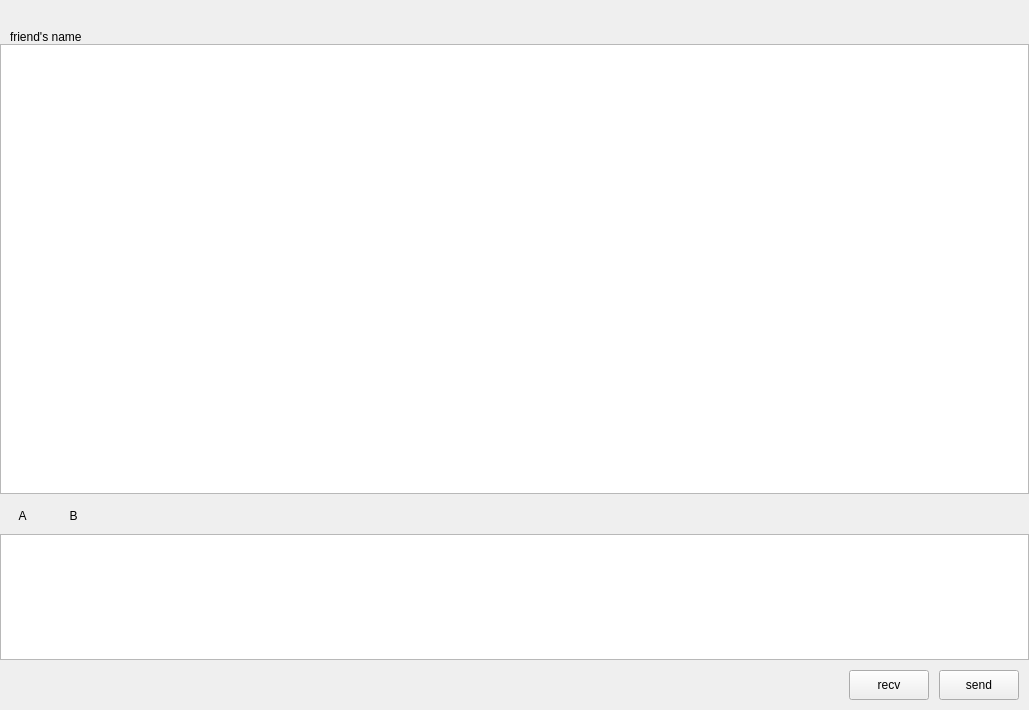
<?xml version="1.0" encoding="UTF-8"?>
<ui version="4.0">
 <class>ChattingStackPage</class>
 <widget class="QWidget" name="ChattingStackPage">
  <property name="geometry">
   <rect>
    <x>0</x>
    <y>0</y>
    <width>1029</width>
    <height>710</height>
   </rect>
  </property>
  <property name="windowTitle">
   <string>Form</string>
  </property>
  <layout class="QVBoxLayout" name="verticalLayout">
   <property name="spacing">
    <number>0</number>
   </property>
   <property name="leftMargin">
    <number>0</number>
   </property>
   <property name="topMargin">
    <number>10</number>
   </property>
   <property name="rightMargin">
    <number>0</number>
   </property>
   <property name="bottomMargin">
    <number>0</number>
   </property>
   <item>
    <widget class="QWidget" name="user_interface" native="true">
     <property name="minimumSize">
      <size>
       <width>250</width>
       <height>700</height>
      </size>
     </property>
     <property name="maximumSize">
      <size>
       <width>16777215</width>
       <height>700</height>
      </size>
     </property>
     <layout class="QVBoxLayout" name="verticalLayout_3">
      <property name="spacing">
       <number>0</number>
      </property>
      <property name="leftMargin">
       <number>0</number>
      </property>
      <property name="topMargin">
       <number>10</number>
      </property>
      <property name="rightMargin">
       <number>0</number>
      </property>
      <property name="bottomMargin">
       <number>0</number>
      </property>
      <item>
       <widget class="QWidget" name="friends_identity" native="true">
        <layout class="QVBoxLayout" name="verticalLayout_4">
         <property name="spacing">
          <number>0</number>
         </property>
         <property name="leftMargin">
          <number>0</number>
         </property>
         <property name="topMargin">
          <number>0</number>
         </property>
         <property name="rightMargin">
          <number>0</number>
         </property>
         <property name="bottomMargin">
          <number>0</number>
         </property>
         <item>
          <widget class="QWidget" name="friend_info" native="true">
           <layout class="QHBoxLayout" name="horizontalLayout_3">
            <property name="spacing">
             <number>0</number>
            </property>
            <property name="leftMargin">
             <number>10</number>
            </property>
            <property name="topMargin">
             <number>10</number>
            </property>
            <property name="rightMargin">
             <number>0</number>
            </property>
            <property name="bottomMargin">
             <number>0</number>
            </property>
            <item>
             <widget class="QLabel" name="friend_name">
              <property name="text">
               <string>friend's name</string>
              </property>
             </widget>
            </item>
           </layout>
          </widget>
         </item>
         <item>
          <widget class="QWidget" name="chatting_msg" native="true">
           <property name="minimumSize">
            <size>
             <width>0</width>
             <height>450</height>
            </size>
           </property>
           <property name="maximumSize">
            <size>
             <width>16777215</width>
             <height>450</height>
            </size>
           </property>
           <layout class="QVBoxLayout" name="verticalLayout_2">
            <property name="spacing">
             <number>0</number>
            </property>
            <property name="leftMargin">
             <number>0</number>
            </property>
            <property name="topMargin">
             <number>0</number>
            </property>
            <property name="rightMargin">
             <number>0</number>
            </property>
            <property name="bottomMargin">
             <number>0</number>
            </property>
            <item>
             <widget class="ChattingRecordView" name="chatting_record"/>
            </item>
           </layout>
          </widget>
         </item>
        </layout>
       </widget>
      </item>
      <item>
       <widget class="QWidget" name="tools" native="true">
        <property name="maximumSize">
         <size>
          <width>16777215</width>
          <height>40</height>
         </size>
        </property>
        <layout class="QHBoxLayout" name="horizontalLayout_5">
         <property name="leftMargin">
          <number>5</number>
         </property>
         <property name="topMargin">
          <number>4</number>
         </property>
         <item>
          <widget class="ClickableQLabel" name="emo_label">
           <property name="minimumSize">
            <size>
             <width>35</width>
             <height>35</height>
            </size>
           </property>
           <property name="maximumSize">
            <size>
             <width>35</width>
             <height>35</height>
            </size>
           </property>
           <property name="text">
            <string>A</string>
           </property>
           <property name="alignment">
            <set>Qt::AlignmentFlag::AlignCenter</set>
           </property>
          </widget>
         </item>
         <item>
          <spacer name="horizontalSpacer_5">
           <property name="orientation">
            <enum>Qt::Orientation::Horizontal</enum>
           </property>
           <property name="sizeType">
            <enum>QSizePolicy::Policy::Fixed</enum>
           </property>
           <property name="sizeHint" stdset="0">
            <size>
             <width>10</width>
             <height>20</height>
            </size>
           </property>
          </spacer>
         </item>
         <item>
          <widget class="ClickableQLabel" name="file_label">
           <property name="minimumSize">
            <size>
             <width>35</width>
             <height>35</height>
            </size>
           </property>
           <property name="maximumSize">
            <size>
             <width>35</width>
             <height>35</height>
            </size>
           </property>
           <property name="text">
            <string>B</string>
           </property>
           <property name="alignment">
            <set>Qt::AlignmentFlag::AlignCenter</set>
           </property>
          </widget>
         </item>
         <item>
          <spacer name="horizontalSpacer_4">
           <property name="orientation">
            <enum>Qt::Orientation::Horizontal</enum>
           </property>
           <property name="sizeHint" stdset="0">
            <size>
             <width>40</width>
             <height>20</height>
            </size>
           </property>
          </spacer>
         </item>
        </layout>
       </widget>
      </item>
      <item>
       <widget class="QWidget" name="chatting_input" native="true">
        <layout class="QVBoxLayout" name="verticalLayout_5">
         <property name="spacing">
          <number>0</number>
         </property>
         <property name="leftMargin">
          <number>0</number>
         </property>
         <property name="topMargin">
          <number>0</number>
         </property>
         <property name="rightMargin">
          <number>0</number>
         </property>
         <property name="bottomMargin">
          <number>0</number>
         </property>
         <item>
          <widget class="QTextEdit" name="textEdit"/>
         </item>
        </layout>
       </widget>
      </item>
      <item>
       <widget class="QWidget" name="chatting_control" native="true">
        <property name="minimumSize">
         <size>
          <width>0</width>
          <height>50</height>
         </size>
        </property>
        <property name="maximumSize">
         <size>
          <width>16777215</width>
          <height>50</height>
         </size>
        </property>
        <layout class="QHBoxLayout" name="horizontalLayout_4">
         <property name="spacing">
          <number>0</number>
         </property>
         <property name="leftMargin">
          <number>0</number>
         </property>
         <property name="topMargin">
          <number>0</number>
         </property>
         <property name="rightMargin">
          <number>0</number>
         </property>
         <property name="bottomMargin">
          <number>0</number>
         </property>
         <item>
          <spacer name="horizontalSpacer">
           <property name="orientation">
            <enum>Qt::Orientation::Horizontal</enum>
           </property>
           <property name="sizeHint" stdset="0">
            <size>
             <width>40</width>
             <height>20</height>
            </size>
           </property>
          </spacer>
         </item>
         <item>
          <widget class="QPushButton" name="recv_message">
           <property name="minimumSize">
            <size>
             <width>0</width>
             <height>30</height>
            </size>
           </property>
           <property name="maximumSize">
            <size>
             <width>16777215</width>
             <height>30</height>
            </size>
           </property>
           <property name="text">
            <string>recv</string>
           </property>
          </widget>
         </item>
         <item>
          <spacer name="horizontalSpacer_3">
           <property name="orientation">
            <enum>Qt::Orientation::Horizontal</enum>
           </property>
           <property name="sizeType">
            <enum>QSizePolicy::Policy::Fixed</enum>
           </property>
           <property name="sizeHint" stdset="0">
            <size>
             <width>10</width>
             <height>20</height>
            </size>
           </property>
          </spacer>
         </item>
         <item>
          <widget class="QPushButton" name="send_message">
           <property name="minimumSize">
            <size>
             <width>0</width>
             <height>30</height>
            </size>
           </property>
           <property name="maximumSize">
            <size>
             <width>16777215</width>
             <height>30</height>
            </size>
           </property>
           <property name="text">
            <string>send</string>
           </property>
          </widget>
         </item>
         <item>
          <spacer name="horizontalSpacer_2">
           <property name="orientation">
            <enum>Qt::Orientation::Horizontal</enum>
           </property>
           <property name="sizeType">
            <enum>QSizePolicy::Policy::Fixed</enum>
           </property>
           <property name="sizeHint" stdset="0">
            <size>
             <width>10</width>
             <height>20</height>
            </size>
           </property>
          </spacer>
         </item>
        </layout>
       </widget>
      </item>
     </layout>
    </widget>
   </item>
  </layout>
 </widget>
 <customwidgets>
  <customwidget>
   <class>ClickableQLabel</class>
   <extends>QLabel</extends>
   <header location="global">clickableqlabel.h</header>
  </customwidget>
  <customwidget>
   <class>ChattingRecordView</class>
   <extends>QListWidget</extends>
   <header location="global">chattingrecordview.h</header>
  </customwidget>
 </customwidgets>
 <resources/>
 <connections/>
</ui>
